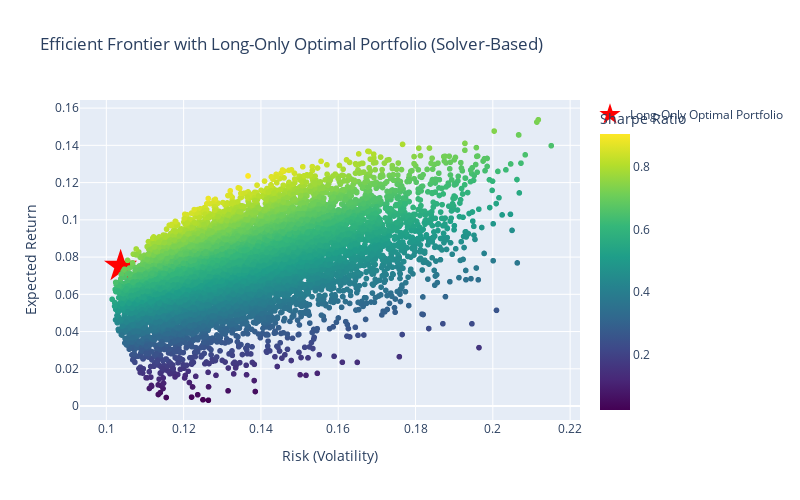

The notebook cell saved with this chart:
### Markdown cell above
### Step 12: Visualize Long-Only Optimal Portfolio on Efficient Frontier

We now overlay the long-only optimal portfolio on the efficient frontier chart. This helps us compare solver-based optimization with the simulation-based frontier (which also included short positions).

### Code cell
# Calculate return and volatility of optimal long-only portfolio
opt_return_long_only = np.dot(opt_weights_long_only, mean_returns)
opt_volatility_long_only = np.sqrt(np.dot(opt_weights_long_only.T, np.dot(cov_matrix, opt_weights_long_only)))

# Plot
fig = px.scatter(
    portfolios_long_df,
    x='Volatility',
    y='Return',
    color='Sharpe',
    color_continuous_scale='Viridis',
    title='Efficient Frontier with Long-Only Optimal Portfolio (Solver-Based)',
    labels={'Volatility': 'Risk (Volatility)', 'Return': 'Expected Return'},
    width=800,
    height=500
)

# Add green marker for long-only optimal portfolio
fig.add_scatter(
    x=[opt_volatility_long_only],
    y=[opt_return_long_only],
    mode='markers',
    marker=dict(size=25, color='red', symbol='star'),
    name='Long-Only Optimal Portfolio',
)

fig.update_layout(coloraxis_colorbar=dict(title='Sharpe Ratio'))
fig.show()

### Figure 1 — Plotly figure (JSON) as saved in the notebook; plotly's stock layout.template omitted (floating-point values rounded to 4 significant figures; data arrays with more than 128 entries replaced by an {"elided": "..."} marker saying what was removed)
{"data": [{"hovertemplate": "Risk (Volatility)=%{x}<br>Expected Return=%{y}<br>Sharpe=%{marker.color}<extra></extra>", "legendgroup": "", "marker": {"color": {"elided": "10000 float values"}, "coloraxis": "coloraxis", "symbol": "circle"}, "mode": "markers", "name": "", "showlegend": false, "type": "scattergl", "x": {"elided": "10000 float values"}, "xaxis": "x", "y": {"elided": "10000 float values"}, "yaxis": "y"}, {"marker": {"color": "red", "size": 25, "symbol": "star"}, "mode": "markers", "name": "Long-Only Optimal Portfolio", "type": "scatter", "x": [0.1037], "y": [0.07513]}], "layout": {"coloraxis": {"colorbar": {"title": {"text": "Sharpe Ratio"}}, "colorscale": [[0, "#440154"], [0.1111, "#482878"], [0.2222, "#3e4989"], [0.3333, "#31688e"], [0.4444, "#26828e"], [0.5556, "#1f9e89"], [0.6667, "#35b779"], [0.7778, "#6ece58"], [0.8889, "#b5de2b"], [1, "#fde725"]]}, "height": 500, "legend": {"tracegroupgap": 0}, "title": {"text": "Efficient Frontier with Long-Only Optimal Portfolio (Solver-Based)"}, "width": 800, "xaxis": {"anchor": "y", "domain": [0, 1], "title": {"text": "Risk (Volatility)"}}, "yaxis": {"anchor": "x", "domain": [0, 1], "title": {"text": "Expected Return"}}}}
